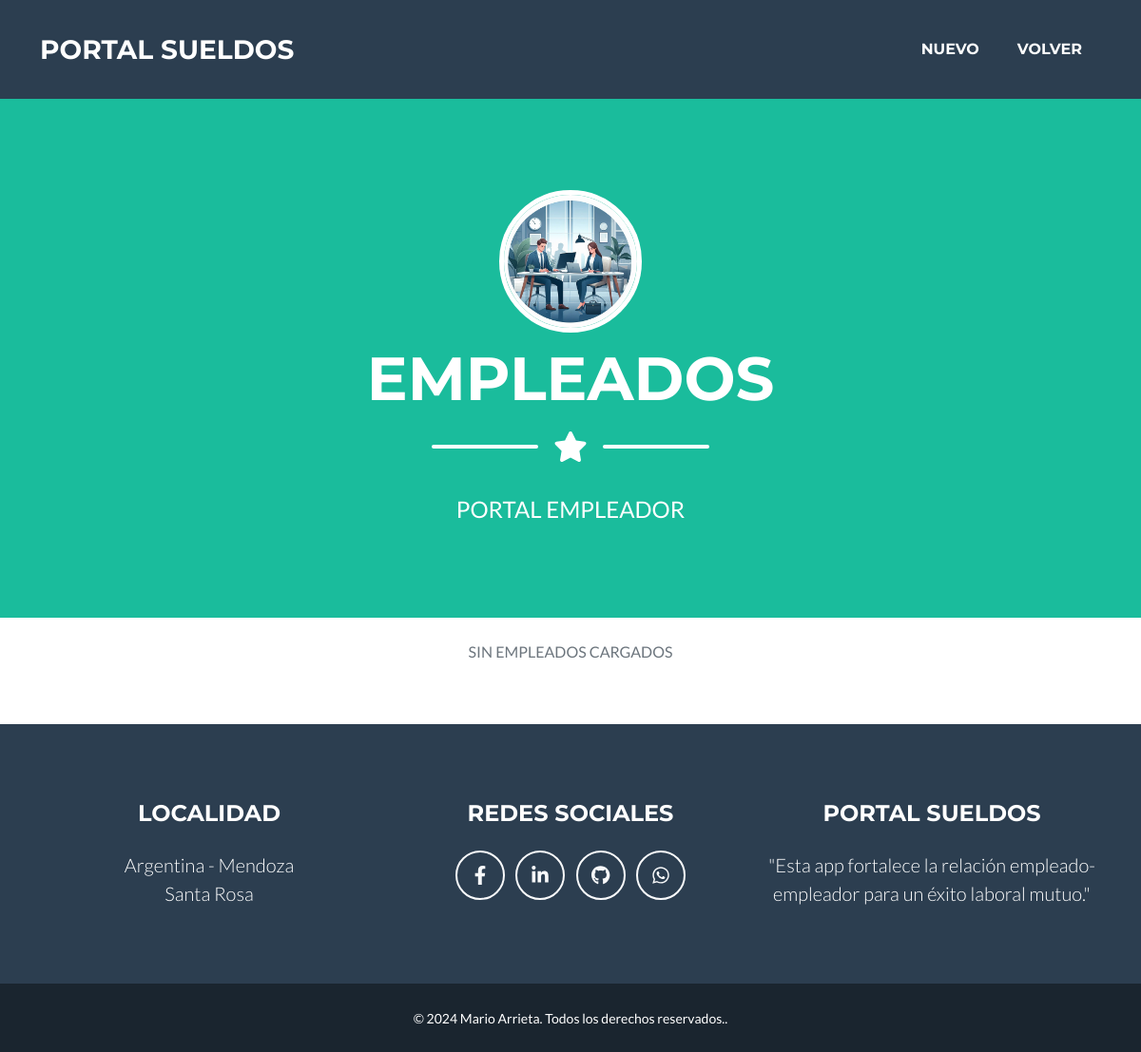
Before: /empleador/empleado/buscar/ (signed in) with the older database file.
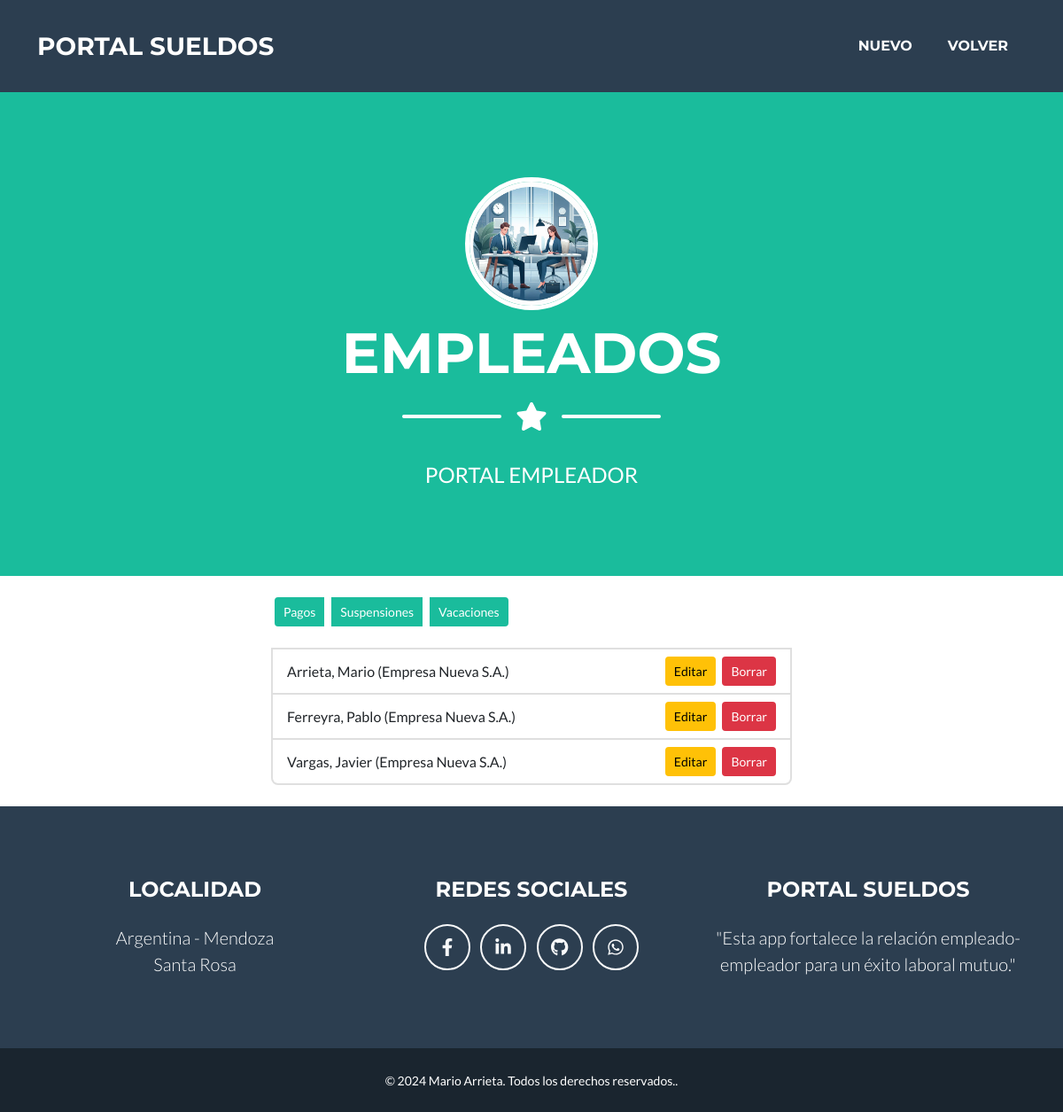
After: the same page with the newer database file.
### empleador/models.py (models this page shows, shortened)
class Empleado (models.Model):
    empleador = models.ForeignKey (Empleador, on_delete=models.CASCADE, verbose_name="Empleador")
    apellido = models.CharField(max_length=50, verbose_name="Apellido")
    nombre = models.CharField(max_length=50, verbose_name="Nombre")
    cuil = models.PositiveIntegerField(validators=[validate_cuil_length], unique=True, verbose_name="CUIL")
    fecha_ingreso = models.DateField(verbose_name="Fecha de ingreso")
    email = models.EmailField(verbose_name= "e-Mail ")
    def __str__(self):
        return f"{self.apellido.title()}, {self.nombre.title()} ({self.empleador.razonSocial.title()})"
    class Meta:
        verbose_name = "Empleado"
        verbose_name_plural = "Empleados"

class Empleador (models.Model):
    razonSocial = models.CharField(max_length=50, verbose_name="Razon Social")
    cuit = models.PositiveIntegerField(validators=[validate_cuil_length], unique=True, verbose_name="CUIT")
    email = models.EmailField(verbose_name="e-Mail")
    class Meta:
        verbose_name = "Empleador"
        verbose_name_plural = "Empleadores"

### empleador/views.py (the view)
class EmpleadoRead(LoginRequiredMixin, ListView):
    model = Empleado
    template_name = "empleador/empleado_buscar.html"
    login_url = reverse_lazy ("empleador:login")

### empleador/templates/empleador/empleado_buscar.html
{% extends 'core/base.html' %}
{% load static %}
{% block  titulo%}
    <li class="nav-item mx-0 mx-lg-1"><a class="nav-link py-3 px-0 px-lg-3 rounded" href="{% url 'empleador:empleado_create' %}">Nuevo</a></li>
    <li class="nav-item mx-0 mx-lg-1"><a class="nav-link py-3 px-0 px-lg-3 rounded" href="{% url 'empleador:index' %}">Volver</a></li>
{% endblock titulo %}
{% block imagen %}
   {% static 'empleador/img/empleador.webp' %}
{% endblock imagen %}
{% block pagina%}
   EMPLEADOS
{% endblock pagina%}
{% block mensaje%}
    PORTAL EMPLEADOR
{% endblock mensaje%}
{% block formulario %}
<br>
{% if object_list %}
<div class="row justify-content-center">
    <div class="col-lg-6">
        <div class="btn-group btn-group-sm d-inline-flex">
            <a href="{% url 'empleador:pagos_create' %}" class="btn btn-sm btn-primary mx-1">Pagos</a>
            <a href="{% url 'empleador:suspensiones_create' %}" class="btn btn-sm btn-primary mx-1">Suspensiones</a>
            <a href="{% url 'empleador:vacaciones_create' %}" class="btn btn-sm btn-primary mx-1">Vacaciones</a>
        </div>
        <ul class="list-group">
            <br>
            {% for empleado in object_list %}
            <li class="list-group-item d-flex justify-content-between align-items-center">
                <div>
                    {{ empleado }}
                </div>
                <div>
                    <a href="{% url 'empleador:empleado_update' empleado.id %}" class="btn btn-sm btn-primary mx-1 btn-warning">Editar</a>
                    <a href="{% url 'empleador:empleado_delete' empleado.id %}" class="btn btn-sm btn-danger">Borrar</a>
                </div>
            </li>
            {% endfor %}
        </ul>
    </div>
</div>
{% else %}
<div class="row justify-content-center m-0">
    <div class="col-lg-5 text-center">
        <p class="text-muted">SIN EMPLEADOS CARGADOS</p>
    </div>
</div>
<br>
{% endif %}
<br>
{% endblock formulario %}

Changed rows visible on the page:
added Empleado: apellido+nombre+empleador "Arrieta, Mario (Empresa Nueva S.A.)"
added Empleado: apellido+nombre+empleador "Ferreyra, Pablo (Empresa Nueva S.A.)"
added Empleado: apellido+nombre+empleador "Vargas, Javier (Empresa Nueva S.A.)"
Other visible differences:
text no longer shown: "SIN EMPLEADOS CARGADOS"
text now shown: "Pagos Suspensiones Vacaciones"
